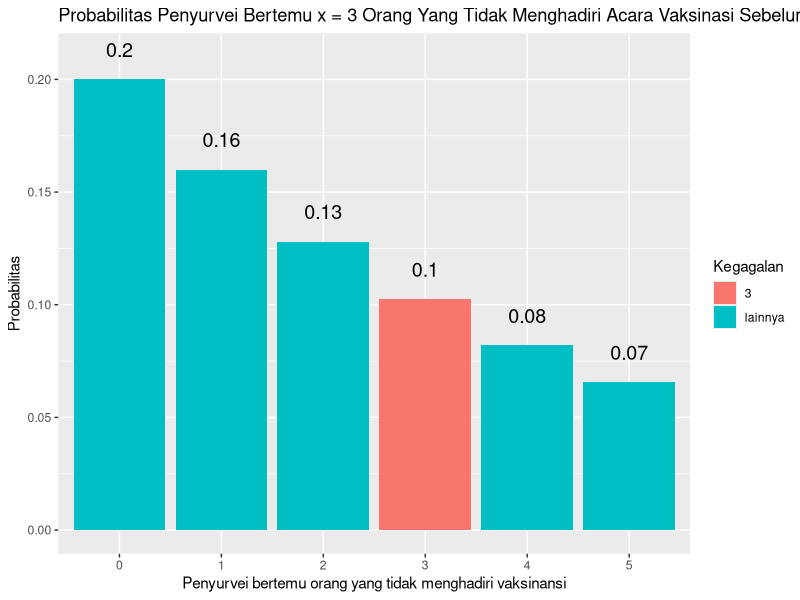

This chart was generated by the following R code:
'1' 
'a'
dgeom ( x = 3, prob = .2)
'b'
data <- rgeom ( n = 10000, prob = .2)
mean(data == 3)
'c'
library(dplyr)
library(ggplot2)

data.frame(x = 0:5, prob = dgeom(x = 0:5, prob = .2)) %>%
  mutate(Kegagalan = ifelse(x == 3, 3, "lainnya")) %>%
  ggplot(aes(x = factor(x), y = prob, fill = Kegagalan)) +
  geom_col() +
  geom_text(
    aes(label = round(prob,2), y = prob + 0.01),
    position = position_dodge(0.9),
    size = 5,
    vjust = 0
  ) +
  labs(title = "Probabilitas Penyurvei Bertemu x = 3 Orang Yang Tidak Menghadiri Acara Vaksinasi Sebelum keberhasilan Pertama",
       x = "Penyurvei bertemu orang yang tidak menghadiri vaksinansi",
       y = "Probabilitas")
'e'
mean(data)
var(data)

